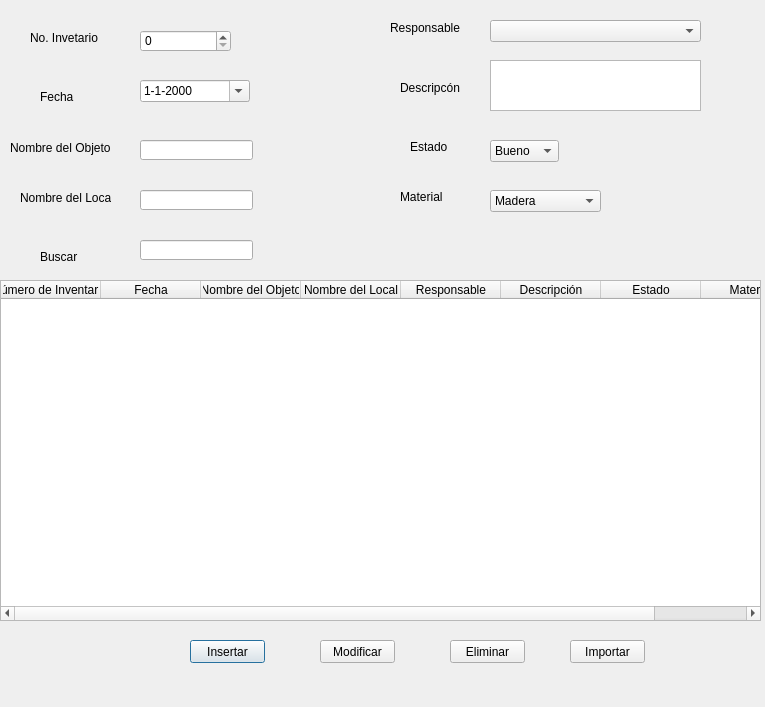
<?xml version="1.0" encoding="UTF-8"?>
<ui version="4.0">
 <class>Dialog</class>
 <widget class="QDialog" name="Dialog">
  <property name="geometry">
   <rect>
    <x>0</x>
    <y>0</y>
    <width>765</width>
    <height>707</height>
   </rect>
  </property>
  <property name="windowTitle">
   <string>Listado de Muebles</string>
  </property>
  <widget class="QTableWidget" name="table">
   <property name="geometry">
    <rect>
     <x>0</x>
     <y>280</y>
     <width>761</width>
     <height>341</height>
    </rect>
   </property>
   <property name="editTriggers">
    <set>QAbstractItemView::NoEditTriggers</set>
   </property>
   <property name="selectionMode">
    <enum>QAbstractItemView::SingleSelection</enum>
   </property>
   <property name="selectionBehavior">
    <enum>QAbstractItemView::SelectRows</enum>
   </property>
   <column>
    <property name="text">
     <string>número de Inventario</string>
    </property>
   </column>
   <column>
    <property name="text">
     <string>Fecha</string>
    </property>
   </column>
   <column>
    <property name="text">
     <string>Nombre del Objeto</string>
    </property>
   </column>
   <column>
    <property name="text">
     <string>Nombre del Local</string>
    </property>
   </column>
   <column>
    <property name="text">
     <string>Responsable</string>
    </property>
   </column>
   <column>
    <property name="text">
     <string>Descripción</string>
    </property>
   </column>
   <column>
    <property name="text">
     <string>Estado</string>
    </property>
   </column>
   <column>
    <property name="text">
     <string>Material</string>
    </property>
   </column>
  </widget>
  <widget class="QLabel" name="label">
   <property name="geometry">
    <rect>
     <x>30</x>
     <y>30</y>
     <width>101</width>
     <height>16</height>
    </rect>
   </property>
   <property name="text">
    <string>No. Invetario</string>
   </property>
  </widget>
  <widget class="QLabel" name="label_2">
   <property name="geometry">
    <rect>
     <x>10</x>
     <y>140</y>
     <width>101</width>
     <height>16</height>
    </rect>
   </property>
   <property name="text">
    <string>Nombre del Objeto</string>
   </property>
  </widget>
  <widget class="QLabel" name="label_3">
   <property name="geometry">
    <rect>
     <x>20</x>
     <y>190</y>
     <width>91</width>
     <height>16</height>
    </rect>
   </property>
   <property name="text">
    <string>Nombre del Local</string>
   </property>
  </widget>
  <widget class="QLabel" name="label_4">
   <property name="geometry">
    <rect>
     <x>390</x>
     <y>20</y>
     <width>71</width>
     <height>16</height>
    </rect>
   </property>
   <property name="text">
    <string>Responsable</string>
   </property>
  </widget>
  <widget class="QLabel" name="label_5">
   <property name="geometry">
    <rect>
     <x>400</x>
     <y>80</y>
     <width>61</width>
     <height>16</height>
    </rect>
   </property>
   <property name="text">
    <string>Descripcón</string>
   </property>
  </widget>
  <widget class="QLabel" name="label_6">
   <property name="geometry">
    <rect>
     <x>410</x>
     <y>140</y>
     <width>47</width>
     <height>13</height>
    </rect>
   </property>
   <property name="text">
    <string>Estado</string>
   </property>
  </widget>
  <widget class="QLabel" name="label_7">
   <property name="geometry">
    <rect>
     <x>400</x>
     <y>190</y>
     <width>47</width>
     <height>13</height>
    </rect>
   </property>
   <property name="text">
    <string>Material</string>
   </property>
  </widget>
  <widget class="QLineEdit" name="txt_nom_objeto">
   <property name="geometry">
    <rect>
     <x>140</x>
     <y>140</y>
     <width>113</width>
     <height>20</height>
    </rect>
   </property>
  </widget>
  <widget class="QLineEdit" name="txt_nom_local">
   <property name="geometry">
    <rect>
     <x>140</x>
     <y>190</y>
     <width>113</width>
     <height>20</height>
    </rect>
   </property>
  </widget>
  <widget class="QSpinBox" name="spin_inventario">
   <property name="geometry">
    <rect>
     <x>140</x>
     <y>30</y>
     <width>91</width>
     <height>22</height>
    </rect>
   </property>
   <property name="maximum">
    <number>999999999</number>
   </property>
  </widget>
  <widget class="QComboBox" name="combo_responsable">
   <property name="geometry">
    <rect>
     <x>490</x>
     <y>20</y>
     <width>211</width>
     <height>22</height>
    </rect>
   </property>
  </widget>
  <widget class="QComboBox" name="combo_estado">
   <property name="geometry">
    <rect>
     <x>490</x>
     <y>140</y>
     <width>69</width>
     <height>22</height>
    </rect>
   </property>
   <item>
    <property name="text">
     <string>Bueno</string>
    </property>
   </item>
   <item>
    <property name="text">
     <string>Regular</string>
    </property>
   </item>
   <item>
    <property name="text">
     <string>Malo</string>
    </property>
   </item>
  </widget>
  <widget class="QPushButton" name="btn_insertar">
   <property name="geometry">
    <rect>
     <x>190</x>
     <y>640</y>
     <width>75</width>
     <height>23</height>
    </rect>
   </property>
   <property name="text">
    <string>Insertar</string>
   </property>
  </widget>
  <widget class="QPushButton" name="btn_modificar">
   <property name="geometry">
    <rect>
     <x>320</x>
     <y>640</y>
     <width>75</width>
     <height>23</height>
    </rect>
   </property>
   <property name="text">
    <string>Modificar</string>
   </property>
  </widget>
  <widget class="QPushButton" name="btn_eliminar">
   <property name="geometry">
    <rect>
     <x>450</x>
     <y>640</y>
     <width>75</width>
     <height>23</height>
    </rect>
   </property>
   <property name="text">
    <string>Eliminar</string>
   </property>
  </widget>
  <widget class="QTextEdit" name="txt_descripcion">
   <property name="geometry">
    <rect>
     <x>490</x>
     <y>60</y>
     <width>211</width>
     <height>51</height>
    </rect>
   </property>
  </widget>
  <widget class="QDateEdit" name="fecha">
   <property name="geometry">
    <rect>
     <x>140</x>
     <y>80</y>
     <width>110</width>
     <height>22</height>
    </rect>
   </property>
   <property name="maximumDate">
    <date>
     <year>9999</year>
     <month>10</month>
     <day>30</day>
    </date>
   </property>
   <property name="displayFormat">
    <string>d-M-yyyy</string>
   </property>
   <property name="calendarPopup">
    <bool>true</bool>
   </property>
  </widget>
  <widget class="QLabel" name="label_8">
   <property name="geometry">
    <rect>
     <x>40</x>
     <y>90</y>
     <width>47</width>
     <height>13</height>
    </rect>
   </property>
   <property name="text">
    <string>Fecha</string>
   </property>
  </widget>
  <widget class="QComboBox" name="txt_material">
   <property name="geometry">
    <rect>
     <x>490</x>
     <y>190</y>
     <width>111</width>
     <height>22</height>
    </rect>
   </property>
   <item>
    <property name="text">
     <string>Madera</string>
    </property>
   </item>
   <item>
    <property name="text">
     <string>Plástico</string>
    </property>
   </item>
   <item>
    <property name="text">
     <string>Metal</string>
    </property>
   </item>
  </widget>
  <widget class="QLabel" name="label_9">
   <property name="geometry">
    <rect>
     <x>40</x>
     <y>250</y>
     <width>47</width>
     <height>13</height>
    </rect>
   </property>
   <property name="text">
    <string>Buscar</string>
   </property>
  </widget>
  <widget class="QLineEdit" name="txt_buscar">
   <property name="geometry">
    <rect>
     <x>140</x>
     <y>240</y>
     <width>113</width>
     <height>20</height>
    </rect>
   </property>
  </widget>
  <widget class="QPushButton" name="btn_exportar">
   <property name="geometry">
    <rect>
     <x>570</x>
     <y>640</y>
     <width>75</width>
     <height>23</height>
    </rect>
   </property>
   <property name="text">
    <string>Importar</string>
   </property>
  </widget>
 </widget>
 <resources/>
 <connections/>
</ui>
